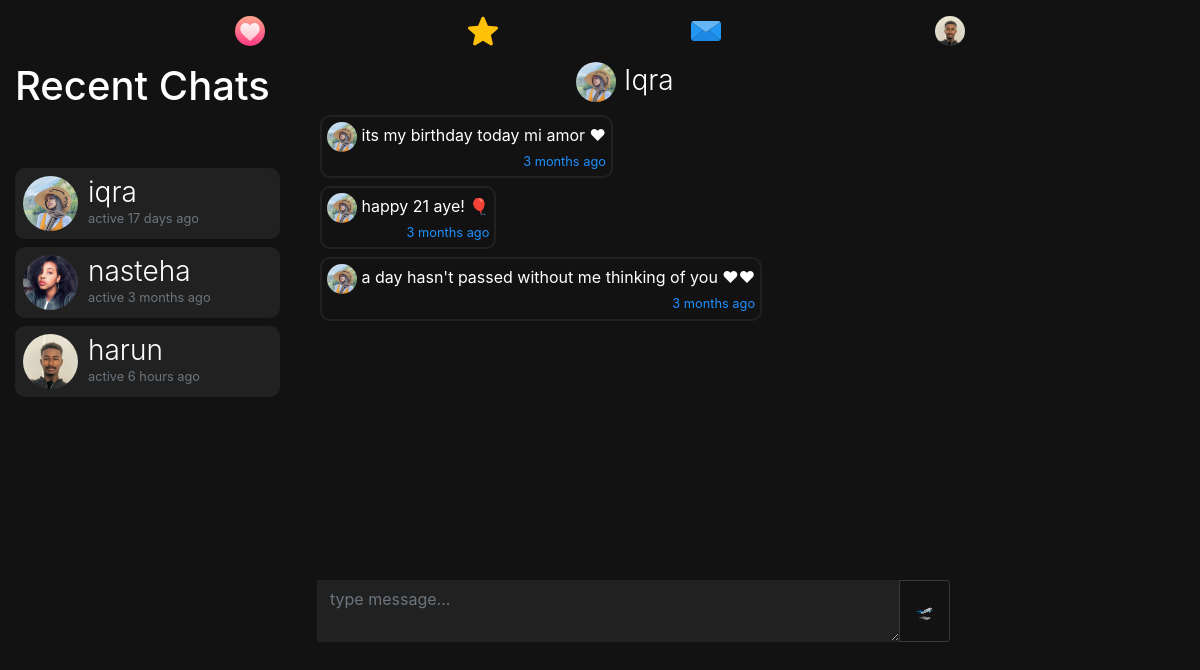
Page /m/iqra (signed in) on the committed database.
### dating/models.py (models this page shows, shortened)
class User(db.Model, UserMixin):
	id = db.Column(db.Integer, primary_key=True)
	username = db.Column(db.String(20), unique=True, nullable=False)
	email = db.Column(db.String(120), unique=True, nullable=True)
	dp = db.Column(db.String(20), nullable=False, default='default.jpg')
	dp2 = db.Column(db.String(20), nullable=False, default='flip.png')
	dp3 = db.Column(db.String(20), nullable=False, default='plane.png')
	password = db.Column(db.String(60), nullable=False)
	last_seen = db.Column(db.DateTime, default=datetime.utcnow)
	date_joined = db.Column(db.DateTime, nullable=False, default=datetime.utcnow)
	department = db.Column(db.String(20), nullable=False)
	student_number = db.Column(db.Integer(), unique=True, nullable=True)
	age = db.Column(db.DateTime, nullable=False)
	gender = db.Column(db.String(20), nullable=False)
	country = db.Column(db.String(20), default="Cyprus", nullable=True)
	bio = db.Column(db.String(120), nullable=True)
	private = db.Column(db.Boolean, default=False, nullable=False)
	snapchat = db.Column(db.String(20), default="snapchat", nullable=True)
	instagram = db.Column(db.String(20), default="instagram", nullable=True)
	followed = db.relationship(
		'User', secondary=followers,
		primaryjoin=(followers.c.follower_id == id),
		secondaryjoin=(followers.c.followed_id == id),
		backref=db.backref('followers', lazy='dynamic'), lazy='dynamic')
	messages_sent = db.relationship('Message',
									foreign_keys='Message.sender_id',
									backref='author', lazy='dynamic')
	messages_received = db.relationship('Message',
										foreign_keys='Message.recipient_id',
										backref='recipient', lazy='dynamic')
	last_message_read_time = db.Column(db.DateTime)
	def new_messages(self):
		last_read_time = self.last_message_read_time or datetime(1900, 1, 1)
		return Message.query.filter_by(recipient=self).filter(
			Message.timestamp > last_read_time).count()

class Message(db.Model):
	id = db.Column(db.Integer, primary_key=True)
	sender_id = db.Column(db.Integer, db.ForeignKey('user.id'))
	recipient_id = db.Column(db.Integer, db.ForeignKey('user.id'))
	body = db.Column(db.Text) #db.String(140)
	timestamp = db.Column(db.DateTime, index=True, default=datetime.utcnow)

### dating/routes.py (the view)
@app.route('/m/<recipient>', methods=['GET', 'POST'])
@login_required
def message(recipient):
	current_user.last_message_read_time = datetime.utcnow()
	db.session.commit()
	recipient = recipient.lower()
	user = User.query.filter_by(username=recipient).first_or_404()
	current_user.last_message_read_time = datetime.utcnow()
	db.session.commit()
	form = MessageForm()
	if form.validate_on_submit():
		msg = m(author=current_user, recipient=user, body=form.message.data)
		db.session.add(msg)
		db.session.commit()
		flash('Your message has been sent.', 'success')
		return redirect(url_for('message', recipient=recipient))
	sent = current_user.messages_sent.filter_by(recipient_id=user.id)
	received = current_user.messages_received.filter_by(sender_id=user.id)
	messages = sent.union(received).order_by(m.timestamp.asc())
	messages_received = current_user.messages_received.order_by(m.timestamp.desc())
	messages_sent = current_user.messages_sent.order_by(m.timestamp.desc())
	recent_chats = list()
	for message in messages_received:
		recent_chats.append(message.author)
	for message in messages_sent:
		recent_chats.append(message.recipient)
	recent_chats = list(dict.fromkeys(recent_chats))
	return render_template('send_message.html', recipient=recipient, title="Chat with " + recipient.title() , user=user, form=form, messages=messages, recent_chats=recent_chats)

### dating/forms.py
class MessageForm(FlaskForm):
    message = TextAreaField((''), validators=[DataRequired()]) #Length(min=0, max=140)
    submit = SubmitField('🛫')

### dating/models.py (called while the page is built)
@login_manager.user_loader
def load_user(user_id):
	return User.query.get(int(user_id))

### dating/routes.py (called while the page is built)
@app.before_request
def before_request():
	if current_user.is_authenticated:
		current_user.last_seen = datetime.utcnow()
		db.session.commit()

### dating/templates/send_message.html (shortened to what this page needs)
{% extends "layout.html" %}
{% block content %}
<div class="container-fluid">
  <div class="row">
    <div class="col-lg-3 d-none d-lg-block position-fixed">
       <h1>
        Recent Chats
         {% set new_messages = current_user.new_messages() %}<span id="message_count" class="badge badge-warning"style="visibility: {% if new_messages %}visible{% else %}hidden {% endif %};">{{ new_messages }}</span></a>
      </h1>
      <div style="overflow:auto;height:500px;padding-right:5px;">
      {% for person in recent_chats %}
      <a href="{{ url_for('message',recipient=person.username) }}" style="text-decoration:none;">
      <header class="mb-2">
        <img src="{{ url_for('static', filename='profile_pics/' + person.dp) }}" alt="default profile" class="profile-thumbnail">
        <div class="profile-name">
          <h3>{{person.username}}</h3>
          <small class="text-muted">active {{ moment(person.last_seen).fromNow() }}</small>
        </div>
      </header>
      </a>
      {% endfor %}
    </div>
</div>
    <div class="col-lg-7 offset-lg-3">
      <h3 style="text-align:center;margin-left:-50px;">
        <img src="{{ url_for('static', filename='profile_pics/' + user.dp) }}" alt="default profile" style="width:40px;height:40px;border-radius:50%;">
        <a href="{{url_for('user_posts', username=recipient)}}" style="color:#fff;">{{user.username.title()}}
           </a></h3>
           <div style="overflow-y:auto;height:460px;padding:5px;">
      {% for message in messages %}
          <p class="mb-2"
          style="
          {% if message.author == current_user%}
            text-align:left;padding:5px;border-radius:10px;display:inline-block;float:right;clear:both;max-width:75%;background:#212121;
          {%else%}
            text-align:left;padding:5px;border-radius:10px;display:inline-block;max-width:75%;border:2px solid #212121;
          {% endif %}">
          {% if message.author != current_user %}
          <img src="{{ url_for('static', filename='profile_pics/' + message.author.dp) }}" alt="profile pic" title="{{message.author.username.lower()}}" style="width:30px;height:30px;border-radius:50%">
          {% endif %}
          {{message.body | urlize(40, target='_blank')}}
          <br>
          <small style="display:inline-block;float:right;">{{ moment(message.timestamp).fromNow() }}</small>
        </p>
        <br>
        {% endfor %}
        </div>
      <div class="post" style="background:none;padding:2px;width:95%;">
          <form method="POST" action="" enctype="multipart/form-data">
            <div class="input-group mt-2 mr-2" style="overflow:hidden">
              {% if form.message.errors %}
                {{ form.message(class="form-control border-0 rounded-0 resize-none dark-theme border border-dark", placeholder="type message...") }}
                <div class="invalid-feedback">
                  {% for error in form.message.errors %}
                    <span>{{ error }}</span>
                  {% endfor %}
                </div>
                  {% else %}
                    {{ form.message(class="form-control border-0 rounded-0 resize-none dark-theme border border-dark", placeholder="type message...") }}
                  {% endif %}
                  <div class="input-group-append">
                    {{ form.submit(class="btn btn-outline-dark btn-sm p-3") }}
                  </div>
              </div>
          </form>
  </div>
</div>
{% endblock content %}

### dating/templates/layout.html (shortened to what this page needs)
<!doctype html>
<html lang="en">
  <head>
    <link rel="stylesheet" href="https://stackpath.bootstrapcdn.com/bootstrap/4.3.1/css/bootstrap.min.css">
    <link rel="stylesheet" type="text/css" href="{{ url_for('static', filename='main.css') }}">
  </head>
  <body>
<nav class="navbar navbar-expand-md navbar-dark sticky-top justify-content-center d-none d-lg-block">
   <ul class="nav">
    <li {% if '/home' == request.path %}  class="active" {% endif %}>
      <a href="{{url_for('home')}}"><img src="{{ url_for('static', filename='resources/' + 'swipe.svg') }}" style="width:30px;height:30px;"></a>
    </li>
    <li {% if '/discover' == request.path %}  class="active" {% endif %}>
      <a href="{{url_for('discover')}}"><img src="{{ url_for('static', filename='resources/' + 'like.svg') }}" style="width:30px;height:30px;"></a>
    </li>
    <li {% if '/messages' == request.path %}  class="active" {% endif %}>
      <a href="{{url_for('messages')}}">
        <img src="{{ url_for('static', filename='resources/' + 'message.svg') }}" style="width:30px;height:30px;">
      </a>
    </li>
    <li>
      <a href="{{url_for('user_posts', username=current_user.username)}}">
        {% if current_user.is_authenticated %}
          <img src="{{ url_for('static', filename='profile_pics/' + current_user.dp) }}" style="width:30px;height:30px;border-radius:50%">
        {% else %}
        <img src="https://www.flaticon.com/premium-icon/icons/svg/3133/3133799.svg" style="width:30px;height:30px;">
        {% endif %}
      </a>
    </li>
</ul>
</nav>
  {% block content %} {% endblock %}
  </body>
</html>

### dating/static/main.css (style rules this page uses)
body { background:#121212; color:#fff; }
nav { background:#121212; }
small { color: #1e90ff; }
h3 { font-weight: 300; }
header { display: flex; flex-direction: row; color:#fff; background:#212121; border-radius:10px; padding:8px; cursor:pointer; }
header .profile-thumbnail { width: 55px; height: 55px; border-radius: 50%; }
header .profile-name { display: flex; flex-direction:column; margin-left: 10px; }
header h3, header h4 { display: flex; margin: 0; }
.post { background:#212121; border-radius:10px; padding:7px; }
.dark-theme { background: #212121; color: #fff; border:1px solid #212121 !important; }

### dating/templates/layout.html (style rules this page uses)
ul.nav { width:80%; margin:0 auto; padding:0; list-style:none; background-color:none; text-align:center; font-family: sans-serif; }
.nav li { display:inline-block; width:25%; margin:0; padding:0; }
.nav a { text-align:center; padding:8px 0 8px 0; margin:0; display:block; text-decoration:none; color: #fff; }
ul.nav li:first-child a { border:none; }
ul.nav li:last-child a { border:none; }

### rows in the picture
User: dp (picture), username "harun", last_seen "6 hours ago"
User: dp (picture), username "iqra", last_seen "17 days ago", username "Iqra"
User: dp (picture), username "nasteha", last_seen "3 months ago"
Message: dp (picture), body "its my birthday today mi amor ❤", timestamp "3 months ago"
Message: dp (picture), body "happy 21 aye! 🎈", timestamp "3 months ago"
Message: dp (picture), body "a day hasn't passed without me thinking of you ❤❤", timestamp "3 months ago"
